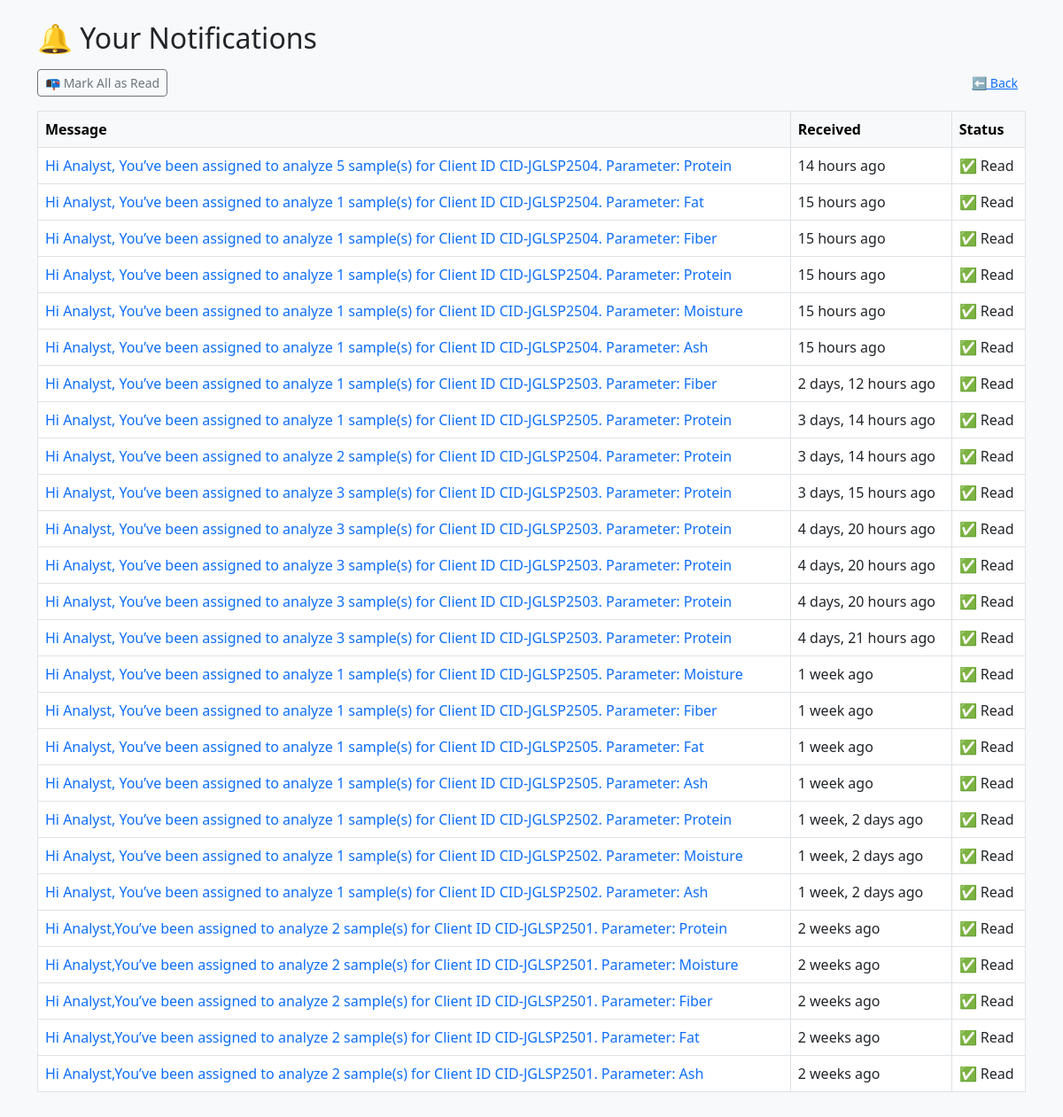
Page /notifications/ (signed in) on the committed database.
### notifications/models.py (models this page shows, shortened)
class Notification(models.Model):
    recipient = models.ForeignKey(User, on_delete=models.CASCADE, related_name='notifications')
    message = models.TextField()
    created_at = models.DateTimeField(auto_now_add=True)
    read = models.BooleanField(default=False)

### notifications/views.py (the view)
# urls.py: path('', notification_list, name='list'),
@login_required
def notification_list(request):
    notifications = request.user.notifications.order_by('-created_at')
    notifications.filter(read=False).update(read=True)
    return render(request, 'notifications/list.html', {'notifications': notifications})

### notifications/templates/notifications/list.html (shortened to what this page needs)
{% load humanize %}
<!DOCTYPE html>
<html>
<head>
  <link rel="stylesheet" href="https://cdn.jsdelivr.net/npm/bootstrap@5.3.0/dist/css/bootstrap.min.css">
</head>
<body class="bg-light p-4">
  <div class="container">
    <h2 class="mb-3">🔔 Your Notifications</h2>
    <div class="d-flex justify-content-between align-items-center mb-3">
      <a href="{% url 'notifications:mark_all_read' %}" class="btn btn-outline-secondary btn-sm">📭 Mark All as Read</a>
      <a href="javascript:history.back()" class="btn btn-link btn-sm">⬅ Back</a>
    </div>
    {% if notifications %}
      <table class="table table-bordered table-hover bg-white">
        <thead class="table-light">
          <tr>
            <th>Message</th>
            <th>Received</th>
            <th>Status</th>
          </tr>
        </thead>
        <tbody>
          {% for note in notifications %}
            <tr class="{% if not note.read %}table-warning{% endif %}">
              <td>
                <a href="{% url 'notifications:detail' note.id %}" class="text-decoration-none">
                  {{ note.message|truncatewords:18 }}
                </a>
              </td>
              <td>{{ note.created_at|naturaltime }}</td>
              <td>
                {% if note.read %}
                  ✅ Read
                {% else %}
                  🟡 Unread
                {% endif %}
              </td>
            </tr>
          {% endfor %}
        </tbody>
      </table>
    {% else %}
      <div class="alert alert-success text-center">
        🎉 You're all caught up — no new notifications!
      </div>
    {% endif %}
  </div>
</body>
</html>

### rows in the picture
Notification: message "Hi Analyst, You’ve been assigned to analyze 5 sample(s) for Client ID CID-JGLSP2504. Parameter: Protein", created_at "14 hours ago", read "✅ Read"
Notification: message "Hi Analyst, You’ve been assigned to analyze 1 sample(s) for Client ID CID-JGLSP2504. Parameter: Fat", created_at "15 hours ago", read "✅ Read"
Notification: message "Hi Analyst, You’ve been assigned to analyze 1 sample(s) for Client ID CID-JGLSP2504. Parameter: Fiber", created_at "15 hours ago", read "✅ Read"
Notification: message "Hi Analyst, You’ve been assigned to analyze 1 sample(s) for Client ID CID-JGLSP2504. Parameter: Protein", created_at "15 hours ago", read "✅ Read"
Notification: message "Hi Analyst, You’ve been assigned to analyze 1 sample(s) for Client ID CID-JGLSP2504. Parameter: Moisture", created_at "15 hours ago", read "✅ Read"
Notification: message "Hi Analyst, You’ve been assigned to analyze 1 sample(s) for Client ID CID-JGLSP2504. Parameter: Ash", created_at "15 hours ago", read "✅ Read"
Notification: message "Hi Analyst, You’ve been assigned to analyze 1 sample(s) for Client ID CID-JGLSP2503. Parameter: Fiber", created_at "2 days, 12 hours ago", read "✅ Read"
Notification: message "Hi Analyst, You’ve been assigned to analyze 1 sample(s) for Client ID CID-JGLSP2505. Parameter: Protein", created_at "3 days, 14 hours ago", read "✅ Read"
Notification: message "Hi Analyst, You’ve been assigned to analyze 2 sample(s) for Client ID CID-JGLSP2504. Parameter: Protein", created_at "3 days, 14 hours ago", read "✅ Read"
Notification: message "Hi Analyst, You’ve been assigned to analyze 3 sample(s) for Client ID CID-JGLSP2503. Parameter: Protein", created_at "3 days, 15 hours ago", read "✅ Read"
Notification: message "Hi Analyst, You’ve been assigned to analyze 3 sample(s) for Client ID CID-JGLSP2503. Parameter: Protein", created_at "4 days, 20 hours ago", read "✅ Read"
Notification: message "Hi Analyst, You’ve been assigned to analyze 3 sample(s) for Client ID CID-JGLSP2503. Parameter: Protein", created_at "4 days, 20 hours ago", read "✅ Read"
Notification: message "Hi Analyst, You’ve been assigned to analyze 3 sample(s) for Client ID CID-JGLSP2503. Parameter: Protein", created_at "4 days, 20 hours ago", read "✅ Read"
Notification: message "Hi Analyst, You’ve been assigned to analyze 3 sample(s) for Client ID CID-JGLSP2503. Parameter: Protein", created_at "4 days, 21 hours ago", read "✅ Read"
Notification: message "Hi Analyst, You’ve been assigned to analyze 1 sample(s) for Client ID CID-JGLSP2505. Parameter: Moisture", created_at "1 week ago", read "✅ Read"
Notification: message "Hi Analyst, You’ve been assigned to analyze 1 sample(s) for Client ID CID-JGLSP2505. Parameter: Fiber", created_at "1 week ago", read "✅ Read"
Notification: message "Hi Analyst, You’ve been assigned to analyze 1 sample(s) for Client ID CID-JGLSP2505. Parameter: Fat", created_at "1 week ago", read "✅ Read"
Notification: message "Hi Analyst, You’ve been assigned to analyze 1 sample(s) for Client ID CID-JGLSP2505. Parameter: Ash", created_at "1 week ago", read "✅ Read"
Notification: message "Hi Analyst, You’ve been assigned to analyze 1 sample(s) for Client ID CID-JGLSP2502. Parameter: Protein", created_at "1 week, 2 days ago", read "✅ Read"
Notification: message "Hi Analyst, You’ve been assigned to analyze 1 sample(s) for Client ID CID-JGLSP2502. Parameter: Moisture", created_at "1 week, 2 days ago", read "✅ Read"
Notification: message "Hi Analyst, You’ve been assigned to analyze 1 sample(s) for Client ID CID-JGLSP2502. Parameter: Ash", created_at "1 week, 2 days ago", read "✅ Read"
Notification: message "Hi Analyst,You’ve been assigned to analyze 2 sample(s) for Client ID CID-JGLSP2501. Parameter: Protein", created_at "2 weeks ago", read "✅ Read"
Notification: message "Hi Analyst,You’ve been assigned to analyze 2 sample(s) for Client ID CID-JGLSP2501. Parameter: Moisture", created_at "2 weeks ago", read "✅ Read"
Notification: message "Hi Analyst,You’ve been assigned to analyze 2 sample(s) for Client ID CID-JGLSP2501. Parameter: Fiber", created_at "2 weeks ago", read "✅ Read"
Notification: message "Hi Analyst,You’ve been assigned to analyze 2 sample(s) for Client ID CID-JGLSP2501. Parameter: Fat", created_at "2 weeks ago", read "✅ Read"
Notification: message "Hi Analyst,You’ve been assigned to analyze 2 sample(s) for Client ID CID-JGLSP2501. Parameter: Ash", created_at "2 weeks ago", read "✅ Read"
